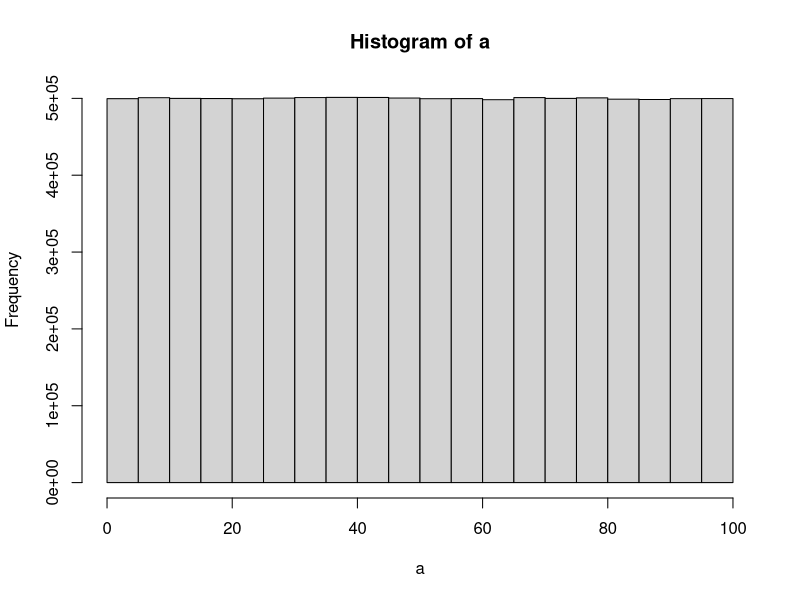

The R source for this figure:
## ---- chunk 1
for (i in 1:100){
  if(i%%2)
    print(i)
}


## ---- chunk 2

runif(100,1,100)

## ---- chunk 3
random_num <-matrix(runif(400, min=3,max=45), nrow = 20, ncol=20)


## ---- chunk 4
fizzb <- c(1:100)
for (i in 1:length(fizzb)){
  fizzb[i] <-i
  if(i%%3 == 0 & i%%5== 0){
    fizzb[i] ="FizzBuzz"
  } else if (i%%3 ==0){
    fizzb[i] ="Fizz"
  }
else if (i%%5 ==0 )
  fizzb[i] = "Buzz"
}


## ---- chunk 5

a<-runif(10000000,0,100)
hist(a)




## ---- chunk 6

dice1 <- replicate(1000,(sample(1:6,1,replace= TRUE)))
dice2 <-replicate(1000,(sample(1:6,1,replace= TRUE)))
sim <- c()
combined <- dice1+dice2
sim <- table(combined)/1000

## ---- chunk 7

multiplication_table <-matrix(NA, nrow=10, ncol=10)
colnames(multiplication_table) <- c("1", "2", "3" ,"4", "5", "6", "7","8","9","10")

rownames(multiplication_table) <- c("1", "2", "3" ,"4", "5", "6", "7","8","9","10")

for(i in 1:10) {
  for(j in 1:10) {
   multiplication_table[i, j] = (i*j)
  }
}



  
 

  

## ---- chunk 8


save_rolls <- c()
for(sims in 1:1000){
    total_sum<-0
    number_of_rolls<-0
    curpos <-0
    ladder <- c(3:11, 6:17,9:18,10:12)
    snakes <- c(14:4, 19:8, 22:20, 24:16)
  while(total_sum < 25){
    total_sum <-total_sum+sample(c(1,2,3,4,5,6),1)
      if (curpos %in% snakes) {
       curpos <- curpos +1  }
      if (curpos %in% ladder){
       curpos <- curpos +1
  }
  number_of_rolls <- number_of_rolls+1

}
save_rolls[sims] <- number_of_rolls
}
mean(save_rolls)



## ---- chunk 9
